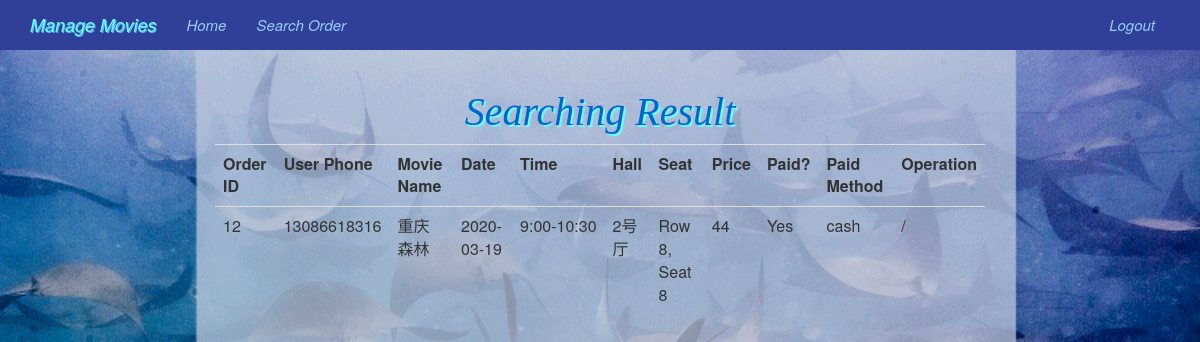
Page /result_search_order/12 (signed in) on the committed database.
### application/models.py (models this page shows, shortened)
class OrderDetail(db.Model):
    __tablename__ = 'order_detail'
    id = db.Column(db.Integer, primary_key=True, autoincrement=True)
    schedule_id = db.Column(db.Integer, db.ForeignKey('schedule.id')) #, ondelete='CASCADE')
    user_id = db.Column(db.Integer, db.ForeignKey('users.id')) #, ondelete='CASCADE'
    seat_row = db.Column(db.Integer, nullable=False)
    seat_column = db.Column(db.Integer, nullable=False)
    pay_method = db.Column(db.String(20), nullable=False)
    ticket_uuid = db.Column(db.String(40), nullable=False)
    paid = db.Column(db.Integer, default=0)
    unique_identity = db.Column(db.String(20), nullable=False)
    schedule_info = db.relationship('Schedule', primaryjoin='OrderDetail.schedule_id==foreign(Schedule.id)', uselist=False)
    user_info = db.relationship('User', primaryjoin='OrderDetail.user_id==foreign(User.id)', uselist=False)

class User(db.Model,UserMixin):
    __tablename__ = "users"
    id = db.Column(db.Integer, primary_key=True, autoincrement=True)
    telephone = db.Column(db.String(30), nullable=False)
    email = db.Column(db.String(30), default="NO_EMAIL")
    card = db.Column(db.String(20), default="NO_CARD")
    birthyear = db.Column(db.Integer, nullable=False)
    password = db.Column(db.String(100), nullable=False)
    vip = db.Column(db.Integer, default=0)
    privilege = db.Column(db.Integer, default=0)
    orders = db.relationship('OrderDetail', backref='users', lazy='dynamic', passive_deletes=True,
                             cascade='all, delete-orphan', single_parent=True)

class Movie(db.Model):
    __tablename__ = 'movies'
    id = db.Column(db.Integer, primary_key=True, autoincrement=True)
    name = db.Column(db.String(20), nullable=False)
    blurb = db.Column(db.String(1000), nullable=False)
    certificate = db.Column(db.String(50), nullable=False)
    director = db.Column(db.String(10), nullable=False)
    actors = db.Column(db.String(30), nullable=False)
    picture = db.Column(db.String(100), nullable=False)
    poster = db.Column(db.String(100), nullable=False)
    schedule_of_movie = db.relationship('Schedule', backref='movies', lazy='dynamic', passive_deletes=True,
                                       cascade='all, delete-orphan', single_parent=True)

class Schedule(db.Model):
    __tablename__ = 'schedule'
    id = db.Column(db.Integer, primary_key=True, autoincrement=True)
    movie_id = db.Column(db.Integer, db.ForeignKey('movies.id'))
    hall_id = db.Column(db.Integer, db.ForeignKey('hall.id'))
    date = db.Column(db.Date, nullable=False)
    start_time = db.Column(db.String(20), nullable=False)
    end_time = db.Column(db.String(20), nullable=False)
    price = db.Column(db.String(10), nullable=False)
    movie_info = db.relationship('Movie', primaryjoin='Schedule.movie_id==foreign(Movie.id)', uselist=False)
    hall_info = db.relationship('Hall', primaryjoin='Schedule.hall_id==foreign(Hall.id)', uselist=False)
    orders = db.relationship('OrderDetail', backref='schedule', lazy='dynamic', passive_deletes=True,
                             cascade='all, delete-orphan', single_parent=True)

class Hall(db.Model):
    __tablename__ = 'hall'
    id = db.Column(db.Integer, primary_key=True, autoincrement=True)
    name = db.Column(db.String(50), nullable=False)
    is_vip = db.Column(db.Integer)
    schedule_of_hall = db.relationship('Schedule', backref='hall', lazy='dynamic', passive_deletes=True,
                                cascade='all, delete-orphan', single_parent=True)

### application/views_admin.py (the view)
@app.route('/result_search_order/<order_id>', methods=['GET'])
@login_required
def result_search_order(order_id):
    order = OrderDetail.query.get(order_id)
    user_id = order.user_id
    schedule_id = order.schedule.id
    schedule = Schedule.query.get(schedule_id)
    movie_id = schedule.movie_id
    hall_id = schedule.hall_id
    hall = Hall.query.get(hall_id)
    movie = Movie.query.filter_by(id=movie_id).first()
    user = User.query.filter_by(id=user_id).first()
    phone = user.telephone
    movie_name = movie.name
    return render_template('result_search_order.html', phone=phone, movie=movie_name, order=order,
                           schedule=schedule, hall=hall.name)

### application/views_admin.py (called while the page is built)
@login_manager.user_loader
def load_user(id):
    return User.query.get(int(id))

@app.before_request
def before_request():
    user_id = session.get('user_id')
    if user_id:
        user = User.query.filter(User.id == user_id).first()
        if user:
            g.user = user

@app.context_processor
def context_processor():
    if hasattr(g,'user'):
        return {'user': g.user}
    return {}

### application/templates/result_search_order.html (shortened to what this page needs)
{% extends 'base.html' %}
{% block head %}
    <link rel="stylesheet" href="{{ url_for('static',filename='css/index.css') }}">
{% endblock %}
{% block main %}
    {% import "_macros.html" as macros %}
    <div class="col-md-1"></div>
    <div class="all-blogs col-md-10" style="align-content: center; padding-top:20px; font-size: 16px">
    <table class="table table-hover">
        <h2 style="
         color: #0066CC;
         height: auto;
         font-size: 40px;
         font-style: oblique;
         font-weight: 300;
         text-align: center;
         text-shadow:0.05em 0.05em #66FFFF;
         font-family:'Times New Roman',fantasy;
         "
    >
        Searching Result </h2>
        <tr style="font-family: 'Times New Roman',fantasy;">
        <tr>
            <th>Order ID</th>
            <th>User Phone</th>
            <th>Movie Name</th>
            <th>Date</th>
            <th>Time</th>
            <th>Hall</th>
            <th>Seat</th>
            <th>Price</th>
            <th>Paid?</th>
            <th>Paid Method</th>
            <th>Operation</th>
        </tr>
        {% if order %}
        <tr>
            <td>{{ order.id }}</td>
            <td>{{ phone }}</td>
            <td>{{ movie }}</td>
            <td>{{ schedule.date }}</td>
            <td>{{ schedule.start_time }}-{{ schedule.end_time }}</td>
            <td>{{ hall }}</td>
            <td>Row {{ order.seat_row }}, Seat {{ order.seat_column }}</td>
            <td>{{ schedule.price }}</td>
            {% if order.paid == 1 %}
            <td>Yes</td>
            <td>{{ order.pay_method }}</td>
            <td>/</td>
            {% else %}
            <td>No</td>
            <td>undetermined</td>
            <td><a href="/pay_by_cash/{{ order.id }}"><button type="button" class="btn btn-primary">Pay</button></a></td>
            {% endif %}
        </tr>
        {% endif %}
    </table>
    </div>
    <div class="col-md-1 col-sm-1"></div>
{% endblock %}

### application/static/css/base.css (style rules this page uses)
body { background-image:url(../images/index_cover2.png); background-position: center center; background-repeat: no-repeat; background-attachment: fixed; background-size: cover; }

### rows in the picture
OrderDetail: id "12", seat_row "8", seat_column "8", pay_method "cash"
User: telephone "13086618316"
Movie: name "重庆森林"
Schedule: date "2020-03-19", start_time "9:00", end_time "10:30", price "44"
Hall: name "2号厅"
